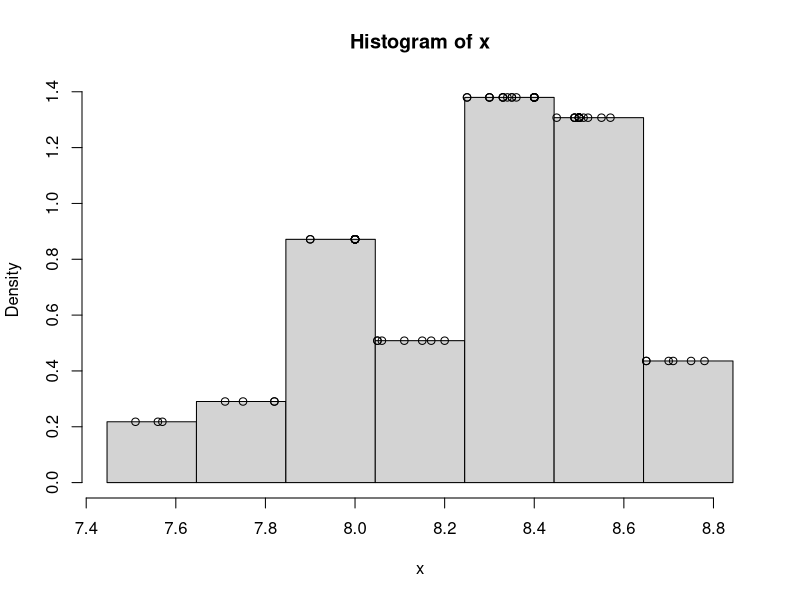
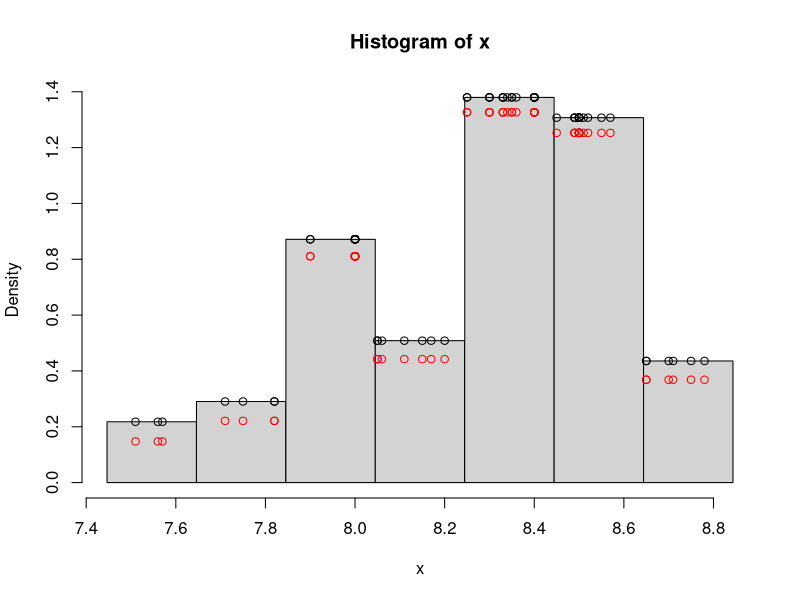
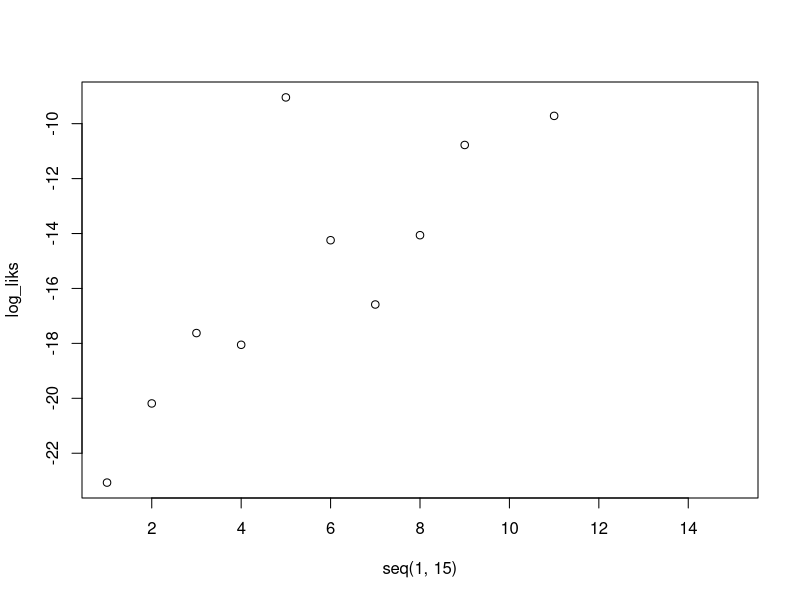
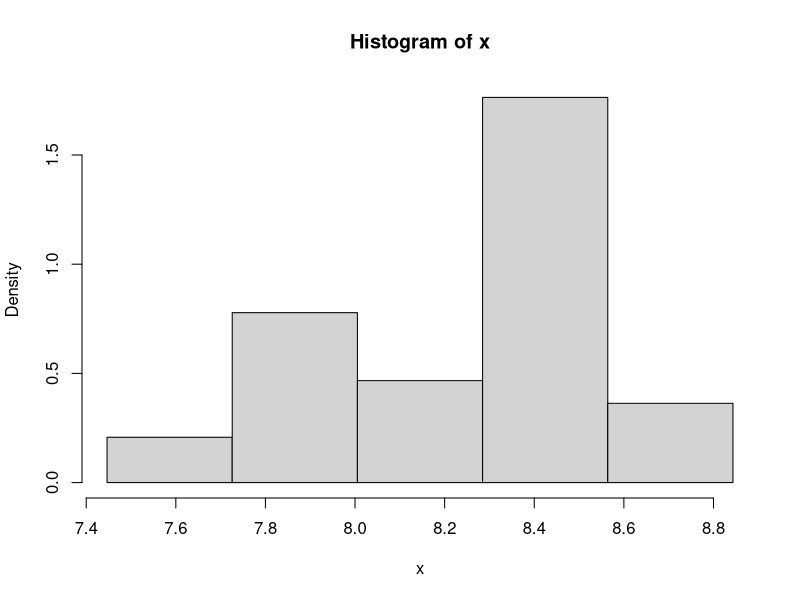
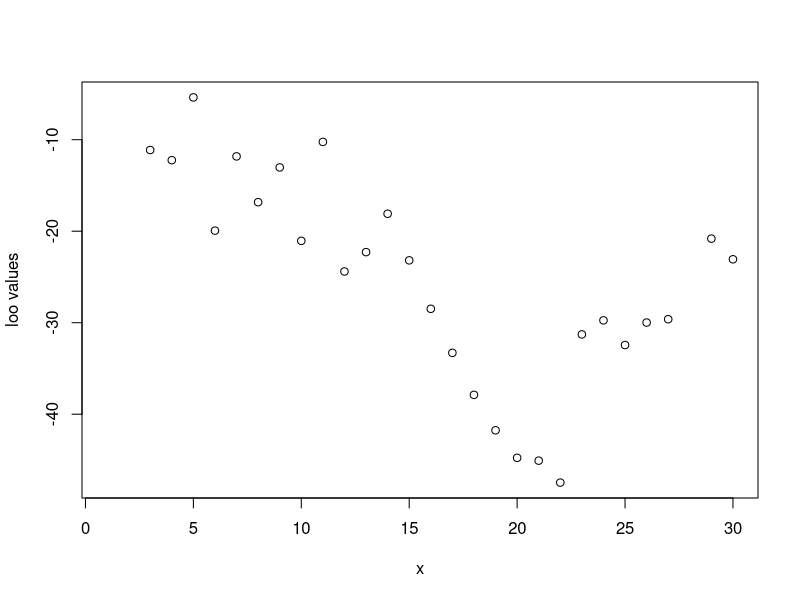
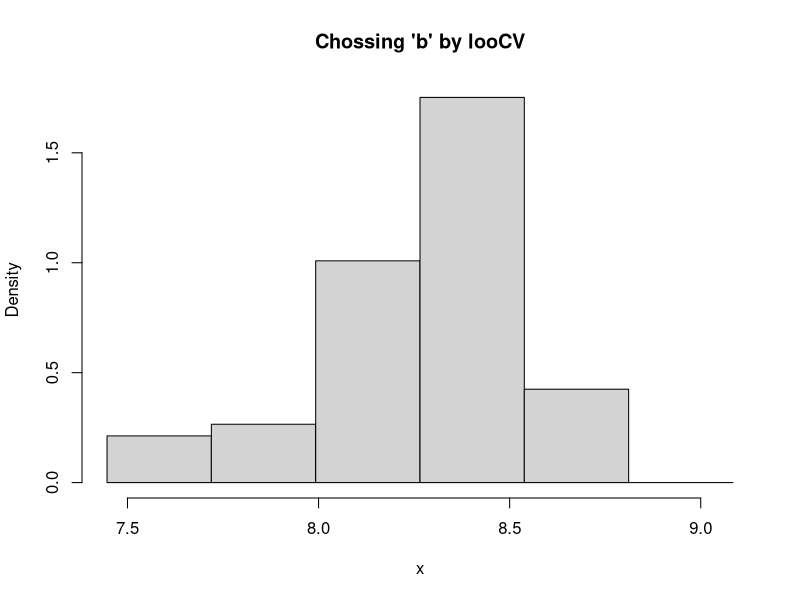
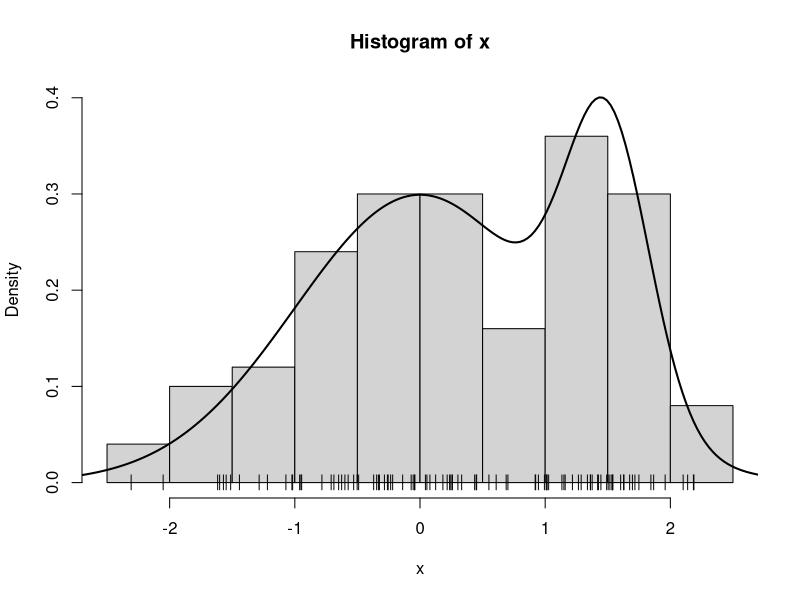
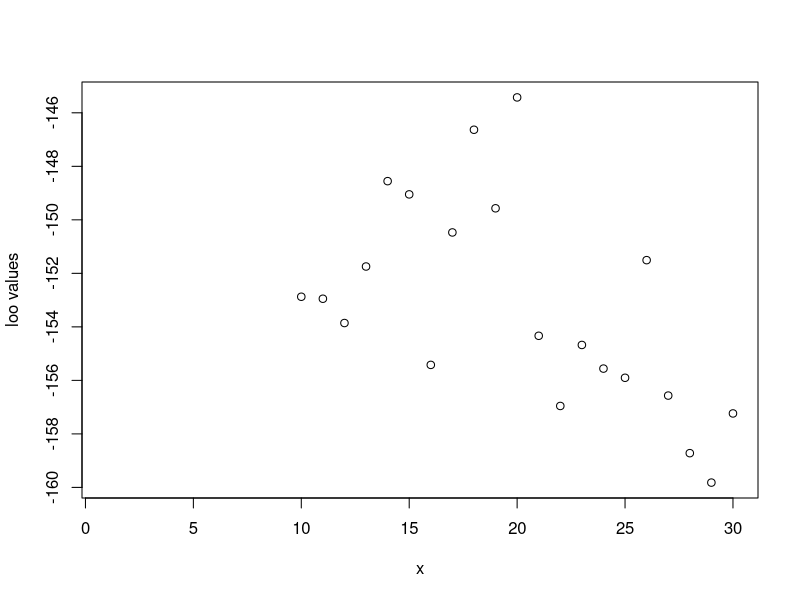

Write R code to recreate these figures, in order.
## ---- chunk 1
knitr::opts_chunk$set(echo = TRUE)
## ---- chunk 2
cdrate.df <-read.table("./cdrate.dat.txt")
x <- cdrate.df[,1]
## ---- chunk 3
A <- min(x)-.05*diff(range(x)) 
Z <- max(x)+.05*diff(range(x))
nbr <- 7

hx <- hist(x,breaks=seq(A,Z,length=nbr+1),freq=F)
hx_f <- stepfun(hx$breaks,c(0,hx$density,0))
points(x, hx_f(x))
## ---- chunk 4
n <- length(x)
b <- hx$breaks[2]-hx$breaks[1]
hx_f2 <- (n/(n-1)* hx_f(x))- 1/((n-1)*b) 
hx_f2[abs(hx_f2) < 1e-05] <- 0

A <- min(x)-.05*diff(range(x)) 
Z <- max(x)+.05*diff(range(x))
nbr <- 7

hx <- hist(x,breaks=seq(A,Z,length=nbr+1),freq=F)
hx_f <- stepfun(hx$breaks,c(0,hx$density,0))
points(x, hx_f(x))
points(x, hx_f2, col="red")
## ---- chunk 5
if (any(hx_f2 == 0)) {
  looCV_log_lik_7 <- -Inf
} else {
  # Calculate the log-likelihood if hx_f2 is not zero
  looCV_log_lik_7 <- sum(log(hx_f2))
}
looCV_log_lik_7
## ---- chunk 6
#sum of the product of the hx_f2 vector plot histograms for different number of breaks nbr

log_liks = list()

A <- min(x)-.05*diff(range(x)) 
Z <- max(x)+.05*diff(range(x))
n <- length(x)

for (nbr in c(1:15)){
  hx_i <- hist(x,breaks=seq(A,Z,length=nbr+1), plot = FALSE)
  hx_f_i <- stepfun(hx_i$breaks,c(0,hx_i$density,0))
  b <- hx_i$breaks[2]-hx_i$breaks[1]
  hx_f2_i <- (n/(n-1)* hx_f_i(x)) - 1/((n-1)*b)
  hx_f2_i[abs(hx_f2_i) < 1e-05] <- 0
  
  if (any(hx_f2_i == 0)) {
    looCV_log_lik <- -Inf
  } else {
  # Calculate the log-likelihood if hx_f2 is not zero
    looCV_log_lik <- sum(log(hx_f2_i))
  }
  #print(paste("nbr", nbr,"->", looCV_log_lik))
  log_liks <- append(log_liks, looCV_log_lik) 
}

plot(seq(1, 15), log_liks, type = "p")
nbr_opt <- which.max(log_liks)
hist(x,breaks=seq(A,Z,length=nbr_opt+1),freq=F)

## ---- chunk 7
b_set <- seq((Z-A)/15, (Z-A)/1, length=30)

b_max_log_lik <- function(b_set, x){
  
  log_liks_b = list()
  n <- length(x)
  
  for(b in b_set){
    hx <- hist(x, breaks=seq(A, Z+b, by=b), plot=F)
    
    # compute histogram estimator
    hx_f <- stepfun(hx$breaks,c(0,hx$density,0))
    hx_f2 <- (n/(n-1)* hx_f(x))- 1/((n-1)*b)
    hx_f2[abs(hx_f2) < 1e-05] <- 0
    
    if (any(hx_f2 == 0)) {
      looCV_log_lik_b <- -Inf
    } else {
    # Calculate the log-likelihood if hx_f2 is not zero
      looCV_log_lik_b <- sum(log(hx_f2))
    }
    #looCV_log_lik_b <- sum(log(hx_f2))
    log_liks_b <- append(log_liks_b, looCV_log_lik_b)
    
  }
  
  plot(x=seq(1,30),log_liks_b, type = "p", xlab="x", ylab="loo values")
  b_opt <- which.max(log_liks_b)
  
  b <- b_set[b_opt]
  print(b)
  return(b)
}

b <- b_max_log_lik(b_set, x)

hx <- hist(x, breaks=seq(A, Z+b, by=b), plot=F)
plot(hx, freq = FALSE, main="Chossing 'b' by looCV")

## ---- chunk 8
# graph.mixt
# Input:
#    k: number mixture components
#    mu: vector of length k with the mean values of the k normals
#    sigma: vector of length k with the st.dev. values of the k normals
#    alpha: vector of length k with the weights of each normal
#    graphic: logical value indicating if the mixture density must be plotted
#    ...: Other parameters passed to plot()
#
# Output:
#    L, U: extremes of the interval where the mixture density is plotted
#    x: points at which the mixture density is evaluated 
#    fx: value of the mixture density at x
#
graph.mixt<-
function(k=1, mu=seq(-2*(k-1),2*(k-1),length=k), sigma=seq(1,1,length=k), alpha=seq(1/k,1/k,length=k), graphic=TRUE,...)
{
   L<-min(mu-3*sigma)
   U<-max(mu+3*sigma)
         
   x<- seq(from=L,to=U,length=200)
   fx<- 0*x
   Salpha<-sum(alpha)
   for(i in 1:k){
    p<-alpha[i]/Salpha
#       fx <- fx + p*exp(-.5*((x-mu[i])/sigma[i])^2)/(sqrt(2*pi)*sigma[i])
    fx <- fx + p*dnorm(x,mu[i],sigma[i])
   }
   if (graphic){
      plot(x,fx,type="l",...)
   }
   return(list(L = L, U = U, x = x, fx = fx))
}

# sim.mixt
# Input:
#    n: number of simulated data
#    k: number mixture components
#    mu: vector of length k with the mean values of the k normals
#    sigma: vector of length k with the st.dev. values of the k normals
#    alpha: vector of length k with the weights of each normal
#    graphic: logical value indicating if the mixture density and the 
#              histogram of the simulated data must be plotted
#    ...: Other parameters passed to plot()
#
# Output:
#    x: simulated data
#
# Requires: 
#    graph.mixt
sim.mixt <- function(n=1,k=1, 
         mu=seq(-2*(k-1),2*(k-1),length=k), 
         sigma=seq(1,1,length=k), 
         alpha=seq(1/k,1/k,length=k), graphic=FALSE,...)
{
   csa<-cumsum(alpha)
   x<-runif(n)
      
   for (i in 1:n){
      comp<-sum(csa<=x[i])+1
      x[i]<-rnorm(1,mu[comp],sigma[comp])
   }
   if(graphic) {
      out<-graph.mixt(k, mu, sigma, alpha, gr=FALSE)
      hist(x,freq = FALSE,
           ylim=c(0,max(c(max(out$fx),max(hist(x,plot=FALSE)$density)))))
      lines(out$x,out$fx,lty=1,lwd=2)
   }   
   return(x)
}
## ---- chunk 9
set.seed(123)
n <- 100
mu <- c(0,3/2)
sigma <- c(1,1/3)
alpha <- c(3/4,1/4)
x <- sim.mixt(n=n, k=2, mu=mu, sigma=sigma, alpha=alpha, gr=T)
x <- sort(x) 
points(x,0*x,pch="|")
## ---- chunk 10
b_scott <- function(X){
  return(3.49 * sd(X) * length(X)**(-1/3))
}

A <- min(x)-.05*diff(range(x)) 
Z <- max(x)+.05*diff(range(x))

b <- b_max_log_lik(b_set, x)
hx <- hist(x, breaks=seq(A, Z+b, by=b), plot=F)
plot(hx, freq = FALSE, main="Using loo log-likelihood")

b_s <- b_scott(x)
hx_s <- hist(x, breaks=seq(A, Z+b_s, by=b_s), plot=F)
plot(hx_s, freq = FALSE, main="Using Scott formula")
## ---- chunk 11
kx <- density(x)
kx_f <- approxfun(x=kx$x, y=kx$y, method = 'linear', rule=2)

n <- length(x)
h_set <- seq(0.05,1.5, by=0.05)

log_liks_h = list()

for (h in h_set){
  kx_f2 <- (n/(n-1)) * (kx_f(x)- (dnorm(0)/(n*h))) # K(0) = 1/sqrt(2*pi)
  
  #kx_f2[abs(kx_f2) < 1e-05] <- 0
  
  print(kx_f2)
  
  looCV_log_lik_h <- sum(log(kx_f2[kx_f2>0]))
  log_liks_h <- append(log_liks_h, looCV_log_lik_h)
}

# plot kernel density estimator
plot(h_set, log_liks_h, type = "l")
h <- h_set[which.max(log_liks_h)]
  
kx_f2 <- (n/(n-1)) * (kx_f(x)- ((1/sqrt(2*pi))/(n*h)))
#hx_s <-  hist(x, breaks=seq(A, Z+h, by=h), plot=F)
#plot(hx_s, freq = FALSE)
plot(x, kx_f2, type='b', ylab="kernel density estimation")
